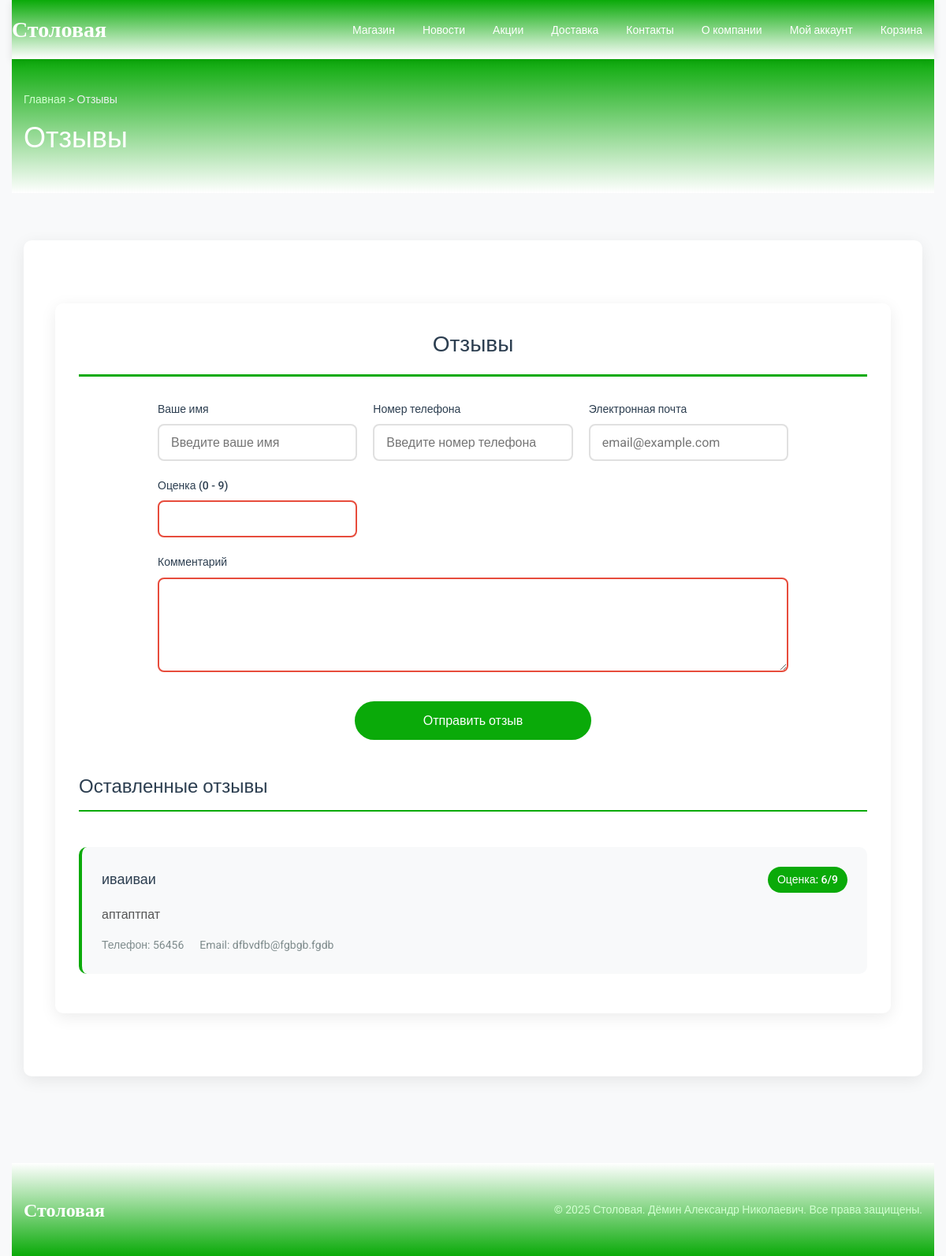
Page /отзывы/index.php on the committed database.
### tables this page shows
CREATE TABLE `st_taskspol` (
  `id` int(11) UNSIGNED NOT NULL,
  `taskName` varchar(255) NOT NULL,
  `taskTelephone` bigint(15) UNSIGNED NOT NULL,
  `taskEmail` varchar(255) NOT NULL,
  `taskOcen` int(2) NOT NULL,
  `taskKomm` varchar(1500) NOT NULL
);

### отзывы/index.php (the view, shortened to what this page needs)
<!DOCTYPE html>
<html lang="ru-RU">
<head>
    <link rel="stylesheet" href="/style.css">
    <link rel="stylesheet" href="/styleMMMM.css">
</head>
<body class="site-body">
    <div class="site-wrapper">
        <header class="site-header">
            <div class="header-container">
                <div class="site-logo">
                    <h3><a href="/">Столовая</a></h3>
                </div>
                <nav class="main-nav">
                    <ul>
                        <li><a href="/shop/">Магазин</a></li>
                        <li><a href="/новости-и-акции/">Новости</a></li>
                        <li><a href="/акции/">Акции</a></li>
                        <li><a href="/доставка/">Доставка</a></li>
                        <li><a href="/контакты/">Контакты</a></li>
                        <li><a href="/о-компании/">О компании</a></li>
                        <li><a href="/my-account/">Мой аккаунт</a></li>
                        <li><a href="/cart/">Корзина</a></li>
                    </ul>
                </nav>
            </div>
        </header>
        <div class="page-header">
            <div class="site-wrapper">
                <div class="breadcrumbs">
                    <a href="/">Главная</a> > Отзывы
                </div>
                <h1 class="page-title">Отзывы</h1>
            </div>
        </div>
        <main class="main-content">
            <div class="site-wrapper">
                <div class="content-section">
				<div class="poll-container">
					<h2 class="poll-title">Отзывы</h2>
          <?php
  					if ($_COOKIE['user'] == ''):
  				?>
          <form class="form-review" action="add.php" method="post">
              <div class="row">
                  <div class="">
                      <label for="taskName" class="form-label">Ваше имя</label>
                      <input type="text" class="form-control" name="taskName" id="taskName" placeholder="Введите ваше имя" required>
                  </div>
                  <div class="">
                      <label for="taskTelephone" class="form-label">Номер телефона</label>
                      <input type="tel" class="form-control" name="taskTelephone" id="taskTelephone" placeholder="Введите номер телефона" required>
                  </div>
                  <div class="">
                      <label for="taskEmail" class="form-label">Электронная почта</label>
                      <input type="email" class="form-control" name="taskEmail" id="taskEmail" placeholder="email@example.com" required>
                  </div>
                  <div class="">
                      <label for="taskOcen" class="form-label">Оценка (0 - 9)</label>
                      <input type="number" class="form-control" name="taskOcen" id="taskOcen" min="0" max="9" required>
                  </div>
              </div>
              <label for="taskKomm" class="form-label">Комментарий</label>
              <textarea class="form-control" name="taskKomm" id="taskKomm" required></textarea>
              <button class="btn-submit" name="sendTask" type="submit">Отправить отзыв</button>
          </form>
          <div class="vivodOtz">
            <h2 class="reviews-title">Оставленные отзывы</h2><br>
            <?php
              require '../my-account/configDB.php';
              echo '<ul>';
              $query = $pdo->query('SELECT * FROM `st_taskspol`ORDER BY `id` DESC');
              while ($row = $query->fetch(PDO::FETCH_OBJ)) {
                echo '
                <li class="review-item">
                    <div class="review-header">
                        <h3 class="review-author">'.$row->taskName.'</h3>
                        <span class="review-rating">Оценка: '.$row->taskOcen.'/9</span>
                    </div>
                    <p class="review-content">'.$row->taskKomm.'</p>
                    <div class="review-meta">
                        <span>Телефон: '.$row->taskTelephone.'</span>
                        <span>Email: '.$row->taskEmail.'</span>
                    </div>
                </li>';
              }
              echo '</ul>';
            ?>
          </div>
        <?php endif; ?>
				</div>
      </div>
  </div>
</main>
<footer class="site-footer">
  <div class="site-wrapper">
      <div class="footer-content">
          <div class="site-logo">
              <h3><a href="/">Столовая</a></h3>
          </div>
          <p class="footer-text">© 2025 Столовая. Дёмин Александр Николаевич. Все права защищены.</p>
      </div>
  </div>
</footer>
</div>
</body>
</html>

### style.css (style rules this page uses)
* { margin: 0; padding: 0; box-sizing: border-box; }
body { font-family: 'Roboto', 'Arial', sans-serif; line-height: 1.6; color: #333; background: #f8f9fa; }
.site-wrapper { max-width: 1200px; margin: 0 auto; padding: 0 15px; }
.site-header { background: linear-gradient(180deg, #0aaa09 0%, #ffffff 100%); padding: 15px 0; position: sticky; top: 0; z-index: 1000; box-shadow: 0 2px 10px rgba(0,0,0,0.1); }
.header-container { display: flex; justify-content: space-between; align-items: center; }
.site-logo a { color: white; text-decoration: none; font-size: 28px; font-weight: bold; font-family: 'Roboto Slab', serif; }
.main-nav ul { display: flex; list-style: none; margin: 0; padding: 0; gap: 5px; }
.main-nav a { color: white; text-decoration: none; padding: 10px 15px; border-radius: 5px; transition: all 0.3s ease; font-size: 14px; font-weight: 500; }
.page-header { background: linear-gradient(180deg, #0aaa09 0%, #ffffff 100%); padding: 40px 0; margin-bottom: 30px; color: white; }
.page-title { font-size: 36px; color: white; margin: 10px 0 0 0; font-weight: 300; }
.breadcrumbs { color: #ecf0f1; font-size: 14px; margin-bottom: 10px; }
.breadcrumbs a { color: #d1ffd0; text-decoration: none; }
.main-content { padding: 30px 0; min-height: 60vh; }
.content-section { background: white; padding: 40px; border-radius: 10px; box-shadow: 0 5px 20px rgba(0, 0, 0, 0.08); margin-bottom: 30px; }
.site-footer { background: linear-gradient(0deg, #0aaa09 0%, #ffffff 100%); color: white; padding: 40px 0; margin-top: 50px; }
.footer-content { display: flex; justify-content: space-between; align-items: center; }
.footer-text { margin: 0; color: #d1ffd0; font-size: 14px; }
.site-footer .site-logo a { font-size: 24px; }

### styleMMMM.css (style rules this page uses)
.poll-container { margin: 40px 0; padding: 30px; background: white; border-radius: 10px; box-shadow: 0 5px 20px rgba(0, 0, 0, 0.08); }
.poll-title { color: #2c3e50; font-size: 28px; margin-bottom: 30px; padding-bottom: 15px; border-bottom: 3px solid #0aaa09; font-weight: 400; text-align: center; }
.form-review { max-width: 800px; margin: 0 auto 40px; }
.form-review .row { display: grid; grid-template-columns: repeat(auto-fit, minmax(250px, 1fr)); gap: 20px; margin-bottom: 20px; }
.form-label { display: block; font-weight: 500; color: #2c3e50; margin-bottom: 8px; font-size: 14px; }
.form-control { width: 100%; padding: 12px 15px; border: 2px solid #e0e0e0; border-radius: 8px; font-size: 16px; transition: all 0.3s ease; background: white; font-family: 'Roboto', sans-serif; }
textarea.form-control { min-height: 120px; resize: vertical; }
.btn-submit { background: #0aaa09; color: white; border: none; padding: 15px 30px; border-radius: 25px; font-size: 16px; font-weight: 500; cursor: pointer; transition: all 0.3s ease; display: block; width: 100%; max-width: 300px; margin: 30px auto 0; font-family: 'Roboto', sans-serif; }
.reviews-title { color: #2c3e50; font-size: 24px; margin-bottom: 20px; padding-bottom: 10px; border-bottom: 2px solid #0aaa09; font-weight: 400; }
.vivodOtz ul { list-style: none; padding: 0; margin: 0; }
.review-item { background: #f8f9fa; padding: 25px; margin-bottom: 20px; border-radius: 10px; border-left: 4px solid #0aaa09; transition: transform 0.3s ease, box-shadow 0.3s ease; }
.review-header { display: flex; justify-content: space-between; align-items: center; margin-bottom: 15px; flex-wrap: wrap; gap: 10px; }
.review-author { color: #2c3e50; font-size: 18px; font-weight: 500; margin: 0; }
.review-rating { background: #0aaa09; color: white; padding: 5px 12px; border-radius: 20px; font-size: 14px; font-weight: 500; }
.review-content { color: #555; line-height: 1.6; margin-bottom: 15px; font-size: 16px; }
.review-meta { display: flex; gap: 20px; flex-wrap: wrap; font-size: 14px; color: #7f8c8d; }
.review-meta span { display: flex; align-items: center; gap: 5px; }
.review-item { animation: fadeInUp 0.6s ease-out; }

### rows in the picture
st_taskspol: taskName "иваиваи", taskOcen "6", taskKomm "аптаптпат", taskTelephone "56456", taskEmail "dfbvdfb@fgbgb.fgdb"
